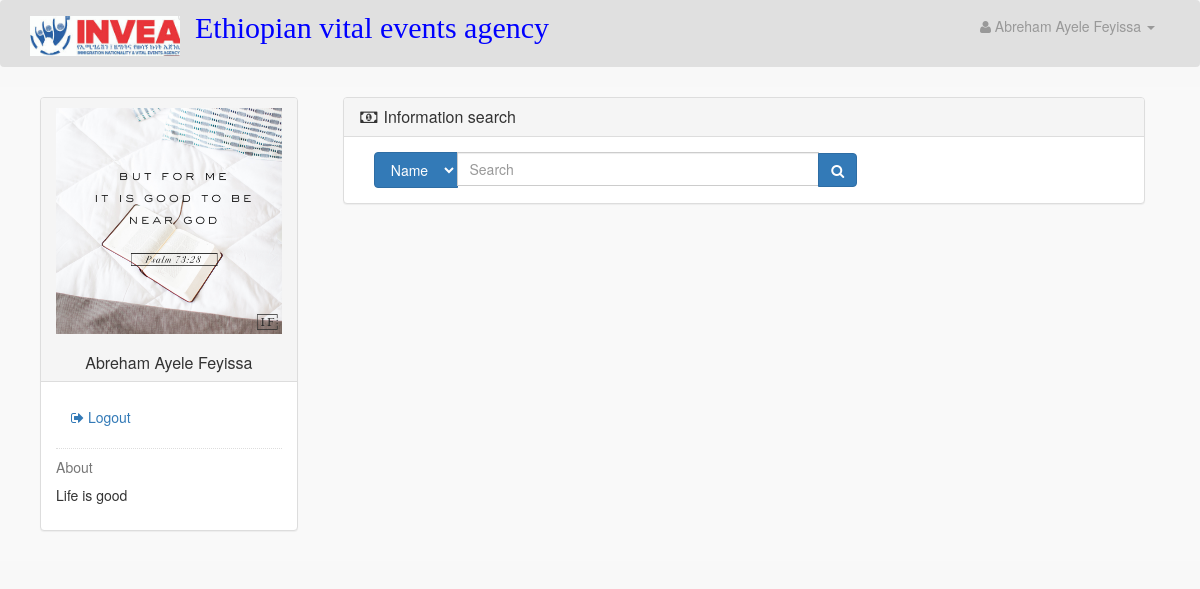
The app's page /users/org.php (signed in) with its own data.
### tables this page shows
CREATE TABLE `user` (
  `user_id` int(10) NOT NULL,
  `user_name` varchar(255) NOT NULL,
  `user_email` varchar(255) NOT NULL,
  `user_pass` varchar(255) NOT NULL,
  `user_image` text NOT NULL,
  `user_address` text NOT NULL,
  `user_bid` int(11) NOT NULL,
  `user_position` text NOT NULL,
  `user_confrim_code` text NOT NULL,
  `user_contact` text NOT NULL,
  `user_job` text NOT NULL,
  `user_manager_id` int(11) NOT NULL,
  `user_role` text NOT NULL,
  `user_about` text NOT NULL
);

### users/org.php (the view, shortened to what this page needs)
<?php
include("../includes/db.php");
if(!isset($_SESSION['user_email'])){
echo "<script>window.open('../login.php','_self')</script>";
}
else{
?>
<?php
$user_session = $_SESSION['user_email'];
$get_user = "select * from user  where user_email='$user_session'";
$run_user = mysqli_query($con,$get_user);
$row_user = mysqli_fetch_array($run_user);
$user_name = $row_user['user_name'];
?>
<!DOCTYPE html>
<html>
<head>
    <link href="styles/bootstrap.min.css" rel="stylesheet">
    <link href="styles/style.css" rel="stylesheet">
    <link href="styles/main.css" rel="stylesheet">
    <link href="font-awesome/css/font-awesome.min.css" rel="stylesheet">
</head>
<body style="margin-top: 0px;">
    <div class="wrapper">
        <div class="navbar " id="navbar" style="background-color:#e0e0e0; margin-top: 0px; padding-bottom: 15px;">
            <div class="container">
                <div class="navbar-header">
                    <a class="navbar-brand home" href="../index.php">
                        <img src="images/logo.jpg" alt="vera logo" class="logo">
                    </a>
                </div>
                <div class="padding-nav">
                    <h2 class="nav navbar-nav navbar-center" style="color: blue;
            font-family:'Times New Roman', Times, serif; margin-top:10px;">
                        Ethiopian vital events agency
                    </h2>
                </div>
                <ul class=" nav navbar-right top-nav">
                    <li class="dropdown">
                        <a href="#" class="dropdown-toggle" data-toggle="dropdown">
                            <i class="fa fa-user"></i>
                            <?php echo $user_name; ?> <b class="caret"></b>
                        </a>
                    </li>
                </ul>
            </div>
        </div>
        <div id="page-wrapper">
            <div class="container-fluid">
                <div class="col-md-3">
                <div class="panel panel-default sidebar-menu">
<div class="panel-heading">
<?php
$user_session = $_SESSION['user_email'];
$get_user = "select * from user where user_email='$user_session'";
$run_user = mysqli_query($con,$get_user);
$row_user = mysqli_fetch_array($run_user);
$user_image = $row_user['user_image'];
$user_name = $row_user['user_name'];
$user_about=$row_user['user_about'];
if(!isset($_SESSION['user_email'])){
}
else {
echo "
<center>
<img src='../admin_area/images/$user_image' class='img-responsive'>
</center>
<br>
<h3 align='center' class='panel-title'>  $user_name </h3>
";
}
?>
</div>
<div class="panel-body">
<ul class="nav nav-pills nav-stacked">
<li>
<a href="logout.php"> <i class="fa fa-sign-out"></i> Logout </a>
</li>
</ul>
<hr class="dotted short">
<h5 class="text-muted">About</h5>
<p>
<?php echo $user_about; ?>
</p>
</div>
</div>
                </div>
                <div class="col-md-9">
                <?php
if(isset($_GET['check_user']))
{
    include('check.php');
}
else if(isset($_GET['report_by']))
{
    include('reg_report.php');
}
else if(isset($_GET['b'])&&isset($_GET['d'])&&isset($_GET['dv'])&&isset($_GET['m']))
{
    include("reg_report.php");
}
else if(isset($_GET['home']))
{
    include('check.php');
}
else if(isset($_GET['report']))
{
    include('search.php');
}
else if(isset($_GET['bid']))
{
    include('record_profile.php');
}
else if(isset($_GET['manager_stat']))
{
    include('reg_report.php');
}
else{
    include('search.php');
}
}
?>
</div>
            </div>
        </div>
    </div>
</body>
</html>

### users/styles/style.css (style rules this page uses)
body { margin-top: 100px; }
@media (min-width: 768px) { body { margin-top: 50px; } }
#page-wrapper { width: 100%; padding: 0; background-color: #F9F9F9; }
@media (min-width: 768px) { #page-wrapper { padding: 10px; } }
.top-nav { padding: 0 15px; }
.top-nav>li { display: inline-block; float: left; }
.top-nav>li>a { padding-top: 15px; padding-bottom: 15px; line-height: 20px; color: #999; }
.panel-body { border-radius: 5px; }
hr { border: 0; height: 1px; margin: 22px 0 22px 0; }
hr.dotted { height: 0; border-bottom: 1px dotted #ddd; margin: 11px 0 11px 0; }

### users/styles/main.css (style rules this page uses)
body { background-color: rgb(248, 248, 248); }
.logo { width: 150px; }

### records on screen
user: user_name "Abreham Ayele Feyissa", user_image (picture), user_about "Life is good"
